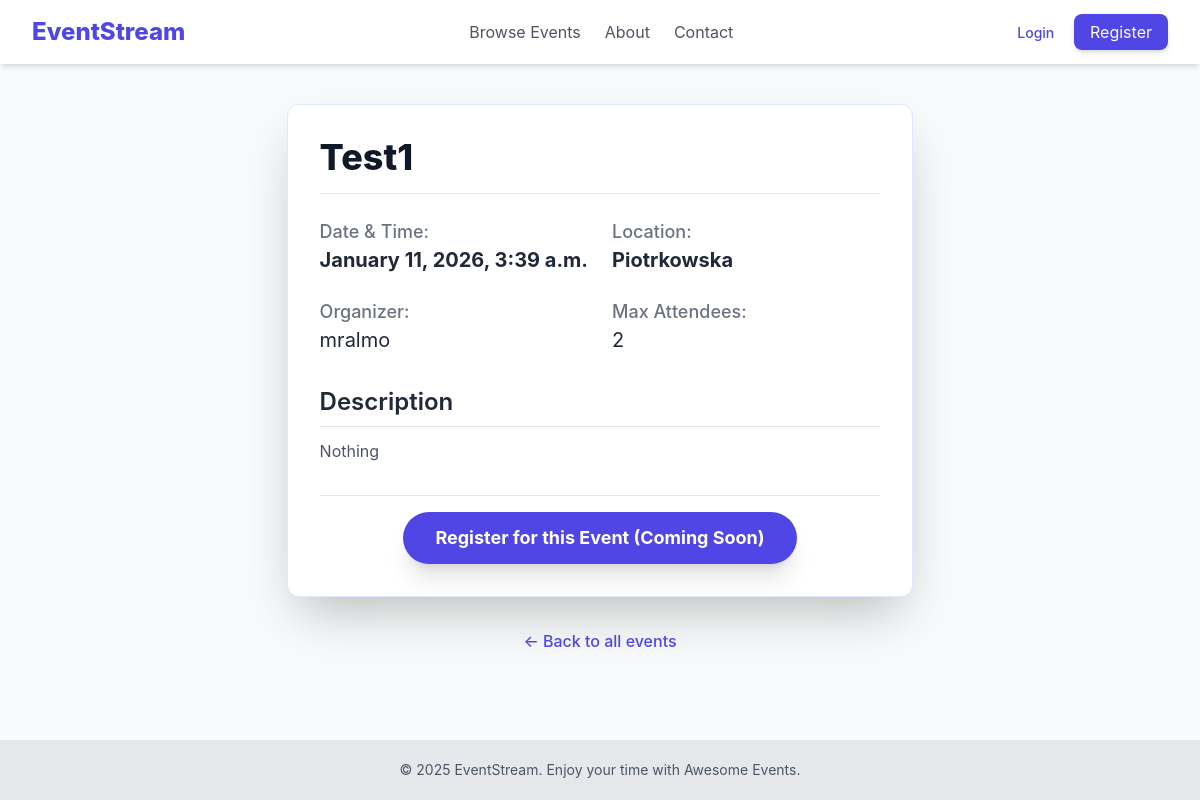
Screenshot of /events/2 with the database file from the repository.
### events/models.py (models this page shows, shortened)
class Event(models.Model):
    title = models.CharField(max_length=200)
    description = models.TextField()
    location = models.CharField(max_length=255)
    date_time = models.DateTimeField()
    creator = models.ForeignKey(settings.AUTH_USER_MODEL, on_delete=models.CASCADE)
    created_at = models.DateTimeField(auto_now_add=True)
    updated_at = models.DateTimeField(auto_now=True)
    max_attendance = models.IntegerField(default=0, blank=True)

### users/models.py (models this page shows, shortened)
class CustomUser(AbstractUser):
    username = models.CharField(max_length=200, unique=True)
    email = models.EmailField(null=True)
    first_name = models.CharField(max_length=20, blank=True)
    last_name = models.CharField(max_length=20, blank=True)
    is_moderator = models.BooleanField(
        default=False,
        help_text='User is moderator or not.'
    )

### events/views.py (the view)
# urls.py: path('<int:pk>', views.EventDetailView.as_view(), name='event_detail'),
class EventDetailView(DetailView):
    model = Event
    context_object_name = 'event'
    template_name = 'events/event_detail.html'

### events/templates/events/event_detail.html (shortened to what this page needs)
{% extends "base.html" %}
{% block content %}
<div class="max-w-4xl mx-auto">
    <div class="bg-white p-8 rounded-xl shadow-2xl border border-indigo-100">
        <div class="flex justify-between items-center border-b pb-4 mb-6">
            <h1 class="text-4xl font-extrabold text-gray-900">{{ event.title }}</h1>
        </div>
        <div class="grid md:grid-cols-2 gap-6 mb-8 text-lg">
            <div>
                <p class="text-gray-500 font-medium">Date & Time:</p>
                <p class="text-gray-800 font-bold text-xl">{{ event.date_time|date:"F j, Y, P" }}</p>
            </div>
            <div>
                <p class="text-gray-500 font-medium">Location:</p>
                <p class="text-gray-800 font-bold text-xl">{{ event.location }}</p>
            </div>
            <div>
                <p class="text-gray-500 font-medium">Organizer:</p>
                <p class="text-gray-800 text-xl">{{ event.creator.username }}</p>
            </div>
            <div>
                <p class="text-gray-500 font-medium">Max Attendees:</p>
                <p class="text-gray-800 text-xl">
                    {% if event.max_attendance > 0 %}
                        {{ event.max_attendance }}
                    {% else %}
                        Unlimited
                    {% endif %}
                </p>
            </div>
        </div>
        <div class="mb-8">
            <h2 class="text-2xl font-semibold text-gray-800 mb-3 border-b pb-2">Description</h2>
            <p class="text-gray-600 whitespace-pre-wrap">{{ event.description }}</p>
        </div>
        <div class="text-center pt-4 border-t">
            <button class="px-8 py-3 bg-indigo-600 text-white text-lg font-bold rounded-full shadow-xl hover:bg-indigo-700 transition duration-300 transform hover:scale-105">
                Register for this Event (Coming Soon)
            </button>
        </div>
    </div>
    <div class="mt-8 text-center">
        <a href="{% url 'event_list' %}" class="text-indigo-600 hover:text-indigo-800 font-medium">&larr; Back to all events</a>
    </div>
</div>
{% endblock %}

### templates/base.html (style rules this page uses)
body { font-family: 'Inter', sans-serif; }

### rows the page displays
Event: title "Test1", date_time "January 11, 2026, 3:39 a.m.", location "Piotrkowska", creator.username "mralmo", max_attendance "2", description "Nothing"
